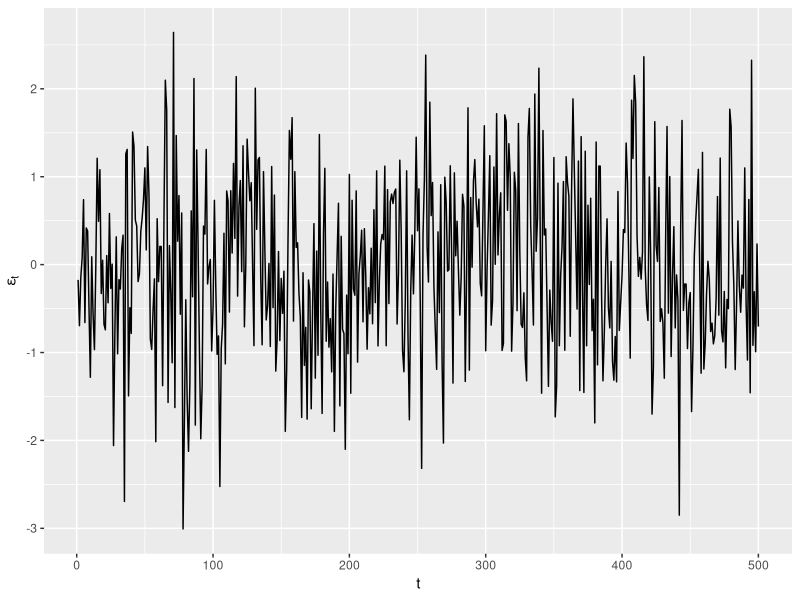
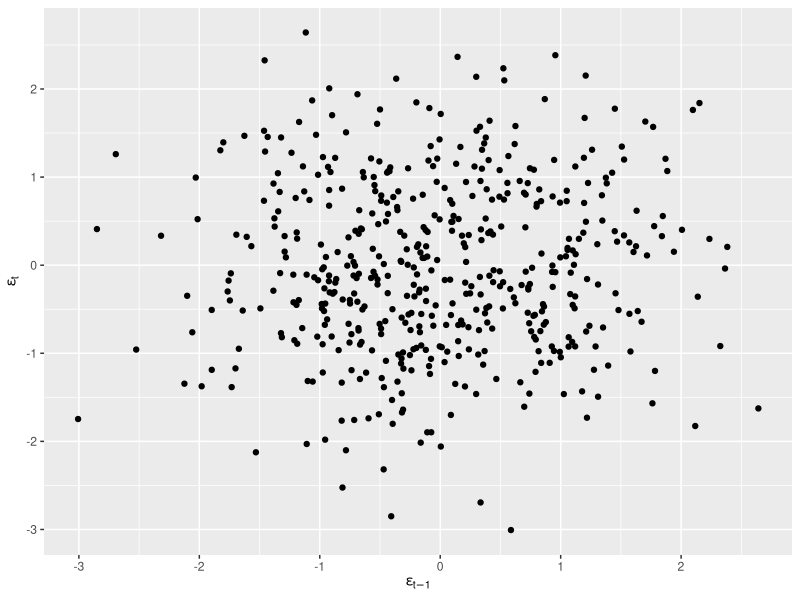
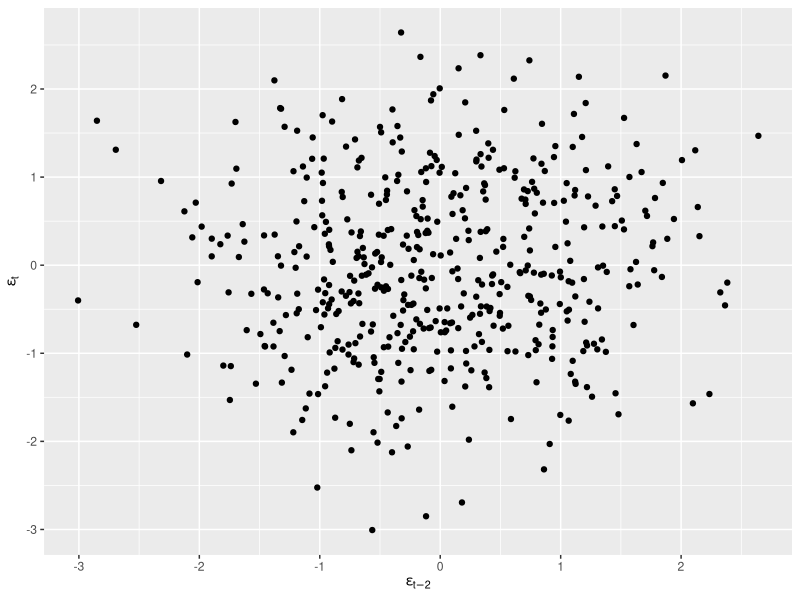
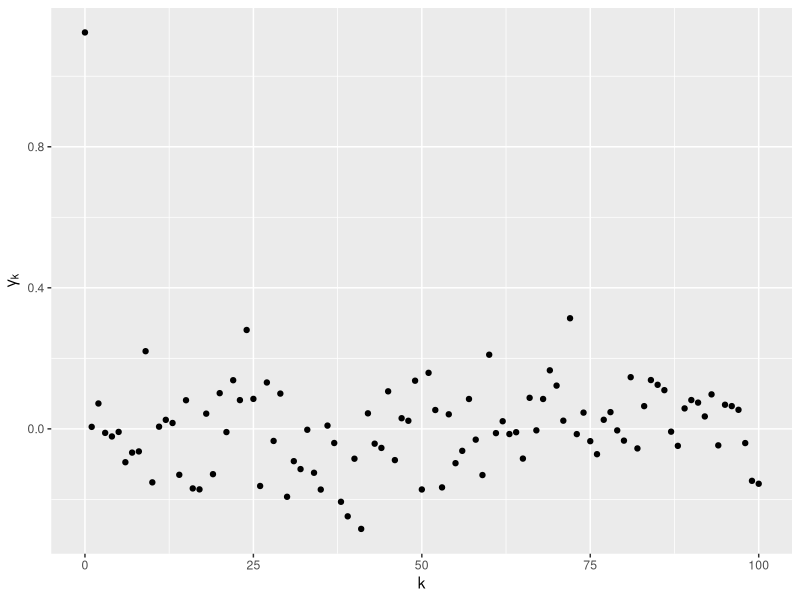
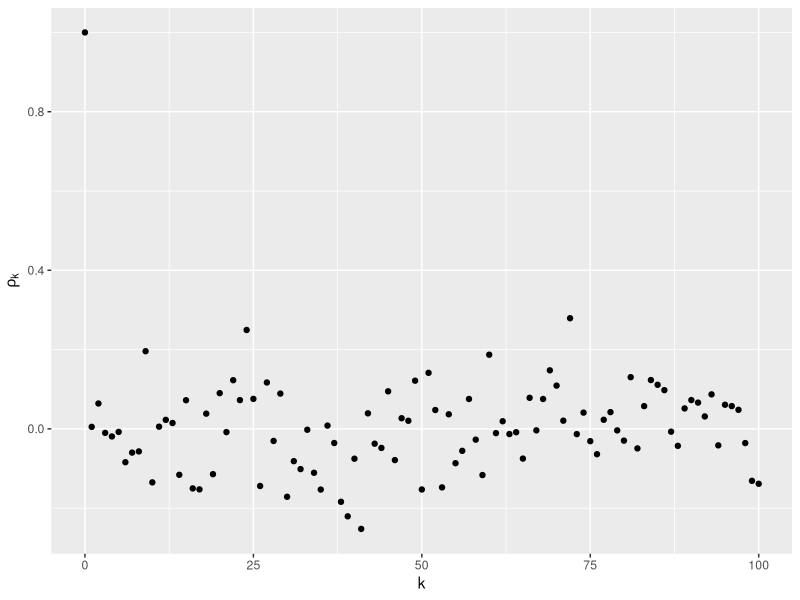
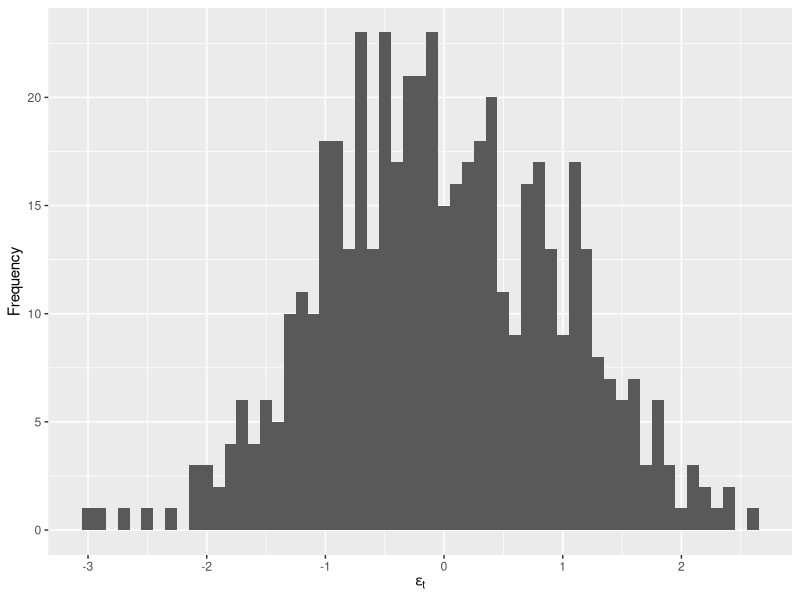
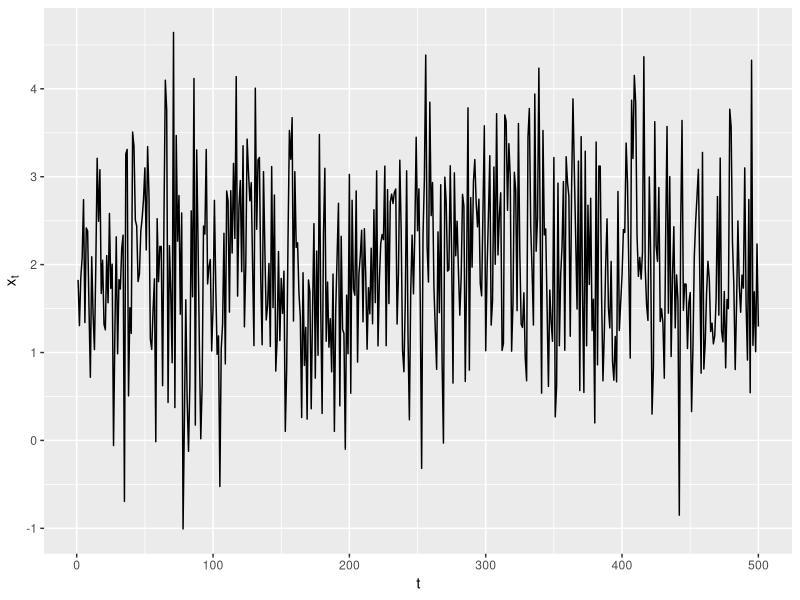
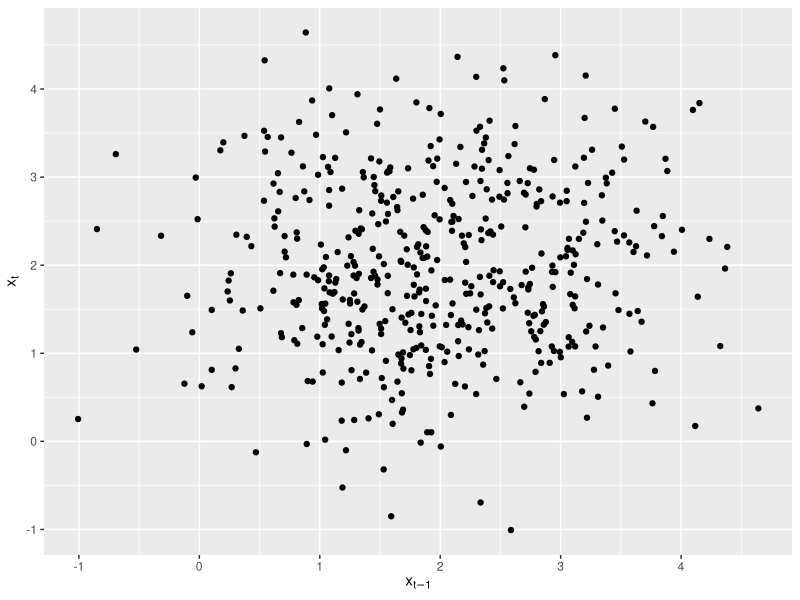

R code for these plots, in order:
## ---- chunk 1
library(ggplot2)
x<-1:500
set.seed(6666)
y<-rnorm(500)
df<-data.frame(x=x,y=y)
p<-ggplot(df,aes(x=x,y=y))+
  geom_line()+
  xlab("t")+
  ylab(expression(epsilon[t]))
p
## ---- chunk 2
set.seed(6666)
y<-rnorm(501)
t<-501
df<-data.frame(x=y[1:c(t-1)],y=y[2:t])
p<-ggplot(df,aes(x=x,y=y))+
  geom_point()+
  xlab(expression(epsilon[t-1]))+
  ylab(expression(epsilon[t]))
p
## ---- chunk 3
set.seed(6666)
y<-rnorm(502)
t<-502
df<-data.frame(x=y[1:(t-2)],y=y[3:t])
p<-ggplot(df,aes(x=x,y=y))+
  geom_point()+
  xlab(expression(epsilon[t-2]))+
  ylab(expression(epsilon[t]))
p
## ---- chunk 4
set.seed(6666)
y<-rnorm(500)
mean(y)
## ---- chunk 5
var(y)
## ---- chunk 6
set.seed(6666)
y<-rnorm(500)
getCov<-function(k){
  x1<-y[1:100]
  x2<-y[(k+1):(100+k)]
  cov(x1,x2)
}
k<-0:100
cov1<-sapply(k,getCov)
dfCov<-data.frame(k=k,cov=cov1)
head(dfCov)
## ---- chunk 7
p<-cov1/cov1[1]
dfP<-data.frame(k=k,p=p)
head(dfP)
## ---- chunk 8
p<-ggplot(dfCov,aes(x=k,y=cov))+
  geom_point()+
  xlab(expression(k))+
  ylab(expression(gamma[k]))
p
## ---- chunk 9
p<-ggplot(dfP,aes(x=k,y=p))+
  geom_point()+
  xlab(expression(k))+
  ylab(expression(rho[k]))
p
## ---- chunk 10
set.seed(6666)
y<-rnorm(500)
min(y)
## ---- chunk 11
max(y)
## ---- chunk 12
qplot(y,  binwidth=0.1, geom = "histogram", xlab=expression(epsilon[t]), ylab="Frequency") 
## ---- chunk 13
t<-1:500
set.seed(6666)
y<-rnorm(500)+2.0
df<-data.frame(x=t,y=y)
p<-ggplot(df,aes(x=x,y=y))+
  geom_line()+
  xlab("t")+
  ylab(expression(x[t]))
p
## ---- chunk 14
set.seed(6666)
y<-rnorm(501)+2.0
t<-501
df<-data.frame(x=y[1:c(t-1)],y=y[2:t])
p<-ggplot(df,aes(x=x,y=y))+
  geom_point()+
  xlab(expression(x[t-1]))+
  ylab(expression(x[t]))
p
## ---- chunk 15
set.seed(6666)
y<-rnorm(502)+2.0
t<-502
df<-data.frame(x=y[1:(t-2)],y=y[3:t])
p<-ggplot(df,aes(x=x,y=y))+
  geom_point()+
  xlab(expression(x[t-2]))+
  ylab(expression(x[t]))
p
## ---- chunk 16
set.seed(6666)
y<-rnorm(501)+2.0
mean(y)
## ---- chunk 17
var(y)
## ---- chunk 18
set.seed(6666)
y<-rnorm(500)+2.0
getCov<-function(k){
  x1<-y[1:100]
  x2<-y[(k+1):(100+k)]
  cov(x1,x2)
}
k<-0:100
cov1<-sapply(k,getCov)
dfCov<-data.frame(k=k,cov=cov1)
head(dfCov)
## ---- chunk 19
p<-cov1/cov1[1]
dfP<-data.frame(k=k,p=p)
head(dfP)
## ---- chunk 20
p<-ggplot(dfCov,aes(x=k,y=cov))+
  geom_point()+
  xlab(expression(k))+
  ylab(expression(gamma[k]))
p
## ---- chunk 21
p<-ggplot(dfP,aes(x=k,y=p))+
  geom_point()+
  xlab(expression(k))+
  ylab(expression(rho[k]))
p
## ---- chunk 22
set.seed(6666)
y<-rnorm(500)+2.0
min(y)
## ---- chunk 23
max(y)
## ---- chunk 24
qplot(y,  binwidth=0.1, geom = "histogram", xlab=expression(x[t]), ylab="Frequency") 
## ---- chunk 25
t<-1:500
set.seed(6666)
y<-rnorm(500)
xt<-function(t){
  if (t==0) return(0)
  else return(xt(t-1)+y[t])
}
y<-sapply(1:500,xt)
df<-data.frame(x=t,y=y)
p<-ggplot(df,aes(x=x,y=y))+
  geom_line()+
  xlab("t")+
  ylab(expression(x[t]))
p
## ---- chunk 26
t<-501
set.seed(6666)
y<-rnorm(501)
xt<-function(t){
  if (t==0) return(0)
  else return(xt(t-1)+y[t])
}
y<-sapply(1:t,xt)
df<-data.frame(x=y[1:(t-1)],y=y[2:t])
p<-ggplot(df,aes(x=x,y=y))+
  geom_point()+
  xlab(expression(x[t-1]))+
  ylab(expression(x[t]))
p
## ---- chunk 27
t<-502
set.seed(6666)
y<-rnorm(502)
xt<-function(t){
  if (t==0) return(0)
  else return(xt(t-1)+y[t])
}
y<-sapply(1:t,xt)
df<-data.frame(x=y[1:(t-2)],y=y[3:t])
p<-ggplot(df,aes(x=x,y=y))+
  geom_point()+
  xlab(expression(x[t-2]))+
  ylab(expression(x[t]))
p
## ---- chunk 28
set.seed(6666)
y<-rnorm(500)
xt<-function(t){
  if (t==0) return(0)
  else return(xt(t-1)+y[t])
}
y<-sapply(1:500,xt)
mean(y)
## ---- chunk 29
var(y)
## ---- chunk 30
set.seed(6666)
y<-rnorm(1000)
y<-cumsum(y)
getCov<-function(k){
  x1<-y[1:500]
  x2<-y[(k+1):(500+k)]
  cov(x1,x2)
}
k<-0:100
cov1<-sapply(k,getCov)
dfCov<-data.frame(k=k,cov=cov1)
head(dfCov)
## ---- chunk 31
p<-cov1/cov1[1]
dfP<-data.frame(k=k,p=p)
head(dfP)
## ---- chunk 32
p<-ggplot(dfCov,aes(x=k,y=cov))+
  geom_line()+
  xlab(expression(k))+
  ylab(expression(gamma[k]))
p
## ---- chunk 33
p<-ggplot(dfP,aes(x=k,y=p))+
  geom_line()+
  xlab(expression(k))+
  ylab(expression(rho[k]))
p
## ---- chunk 34
set.seed(6666)
y<-rnorm(500)
y<-cumsum(y)
min(y)
## ---- chunk 35
max(y)
## ---- chunk 36
qplot(y,  binwidth=1, geom = "histogram", xlab=expression(x[t]), ylab="Frequency")
## ---- chunk 37
# define xt~N(0,1)
set.seed(6666)
xt<-rnorm(500)
# each column of xt is x(i) or x(j)
xt<-matrix(xt,ncol = 20)
# verify convariance function f(i,j) is non-negtive definite
totalSum<-0
for (i in 1:20){
  for (j in 1:20){
    totalSum<-totalSum+(t(xt[,i])*cov(xt[,i],xt[,j]))%*%matrix(xt[,j])
  }
}
# TRUE
totalSum>0

# define xt~N(0,1)
set.seed(6666)
xt<-rnorm(500)
# define yt=y(t-1)+xt
yt<-cumsum(xt)
# each column of yt is y(i) or y(j)
yt<-matrix(yt,ncol = 20)
# verify convariance function f(i,j) is non-negtive definite
totalSum<-0
for (i in 1:20){
  for (j in 1:20){
    totalSum<-totalSum+(t(yt[,i])*cov(yt[,i],yt[,j]))%*%matrix(yt[,j])
  }
}
# TRUE
totalSum>0
